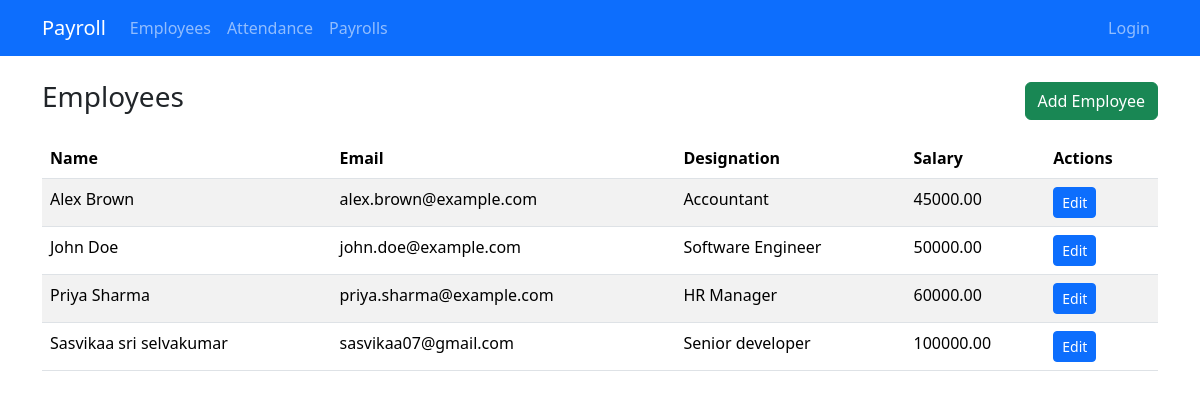
/employees/, run on the app's committed database.
### payroll/models.py (models this page shows, shortened)
class Employee(models.Model):
    first_name = models.CharField(max_length=100)
    last_name = models.CharField(max_length=100, blank=True)
    email = models.EmailField(unique=True)
    designation = models.CharField(max_length=150, blank=True)
    basic_salary = models.DecimalField(max_digits=10, decimal_places=2, default=0)
    date_joined = models.DateField(null=True, blank=True)

### payroll/views.py (the view)
# urls.py: path('employees/', views.employee_list, name='employee_list'),
def employee_list(request):
    qs = Employee.objects.all().order_by('first_name')
    return render(request, 'payroll/employee_list.html', {'employees': qs})

### templates/payroll/employee_list.html
{% extends "payroll/base.html" %}
{% block content %}
<div class="d-flex justify-content-between align-items-center mb-3">
  <h3>Employees</h3>
  <div>
    <a class="btn btn-success" href="{% url 'payroll:employee_add' %}">Add Employee</a>
  </div>
</div>
<table class="table table-striped">
  <thead><tr><th>Name</th><th>Email</th><th>Designation</th><th>Salary</th><th>Actions</th></tr></thead>
  <tbody>
    {% for e in employees %}
      <tr>
        <td>{{ e.first_name }} {{ e.last_name }}</td>
        <td>{{ e.email }}</td>
        <td>{{ e.designation }}</td>
        <td>{{ e.basic_salary }}</td>
        <td>
          <a class="btn btn-sm btn-primary" href="{% url 'payroll:employee_edit' e.pk %}">Edit</a>
        </td>
      </tr>
    {% empty %}
      <tr><td colspan="5">No employees yet.</td></tr>
    {% endfor %}
  </tbody>
</table>
{% endblock %}

### data on the page
Employee: first_name "Alex", last_name "Brown", email "alex.brown@example.com", designation "Accountant", basic_salary "45000.00"
Employee: first_name "John", last_name "Doe", email "john.doe@example.com", designation "Software Engineer", basic_salary "50000.00"
Employee: first_name "Priya", last_name "Sharma", email "priya.sharma@example.com", designation "HR Manager", basic_salary "60000.00"
Employee: first_name "Sasvikaa sri", last_name "selvakumar", email "sasvikaa07@gmail.com", designation "Senior developer", basic_salary "100000.00"
